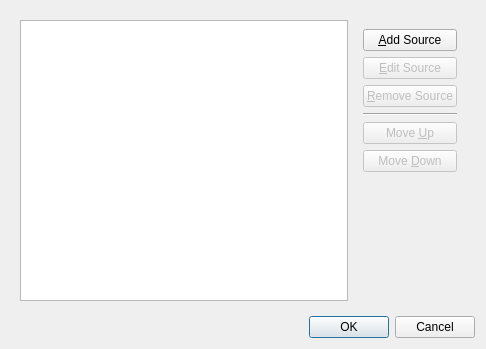
<?xml version="1.0" encoding="UTF-8"?>
<ui version="4.0">
 <class>DFFTextureSourceDialog</class>
 <widget class="QDialog" name="DFFTextureSourceDialog">
  <property name="geometry">
   <rect>
    <x>0</x>
    <y>0</y>
    <width>486</width>
    <height>349</height>
   </rect>
  </property>
  <property name="windowTitle">
   <string>Texture Sources</string>
  </property>
  <layout class="QVBoxLayout" name="verticalLayout">
   <item>
    <widget class="QWidget" name="widget" native="true">
     <layout class="QHBoxLayout" name="horizontalLayout">
      <item>
       <widget class="QListWidget" name="list">
        <property name="dragEnabled">
         <bool>true</bool>
        </property>
        <property name="dragDropMode">
         <enum>QAbstractItemView::InternalMove</enum>
        </property>
       </widget>
      </item>
      <item>
       <widget class="QWidget" name="widget_2" native="true">
        <layout class="QVBoxLayout" name="verticalLayout_2">
         <item>
          <widget class="QPushButton" name="addButton">
           <property name="text">
            <string>&amp;Add Source</string>
           </property>
          </widget>
         </item>
         <item>
          <widget class="QPushButton" name="editButton">
           <property name="enabled">
            <bool>false</bool>
           </property>
           <property name="text">
            <string>&amp;Edit Source</string>
           </property>
          </widget>
         </item>
         <item>
          <widget class="QPushButton" name="removeButton">
           <property name="enabled">
            <bool>false</bool>
           </property>
           <property name="text">
            <string>&amp;Remove Source</string>
           </property>
          </widget>
         </item>
         <item>
          <widget class="Line" name="line">
           <property name="orientation">
            <enum>Qt::Horizontal</enum>
           </property>
          </widget>
         </item>
         <item>
          <widget class="QPushButton" name="moveUpButton">
           <property name="enabled">
            <bool>false</bool>
           </property>
           <property name="text">
            <string>Move &amp;Up</string>
           </property>
          </widget>
         </item>
         <item>
          <widget class="QPushButton" name="moveDownButton">
           <property name="enabled">
            <bool>false</bool>
           </property>
           <property name="text">
            <string>Move &amp;Down</string>
           </property>
          </widget>
         </item>
         <item>
          <spacer name="verticalSpacer">
           <property name="orientation">
            <enum>Qt::Vertical</enum>
           </property>
           <property name="sizeHint" stdset="0">
            <size>
             <width>0</width>
             <height>0</height>
            </size>
           </property>
          </spacer>
         </item>
        </layout>
       </widget>
      </item>
     </layout>
    </widget>
   </item>
   <item>
    <widget class="QDialogButtonBox" name="buttonBox">
     <property name="orientation">
      <enum>Qt::Horizontal</enum>
     </property>
     <property name="standardButtons">
      <set>QDialogButtonBox::Cancel|QDialogButtonBox::Ok</set>
     </property>
    </widget>
   </item>
  </layout>
 </widget>
 <resources/>
 <connections>
  <connection>
   <sender>buttonBox</sender>
   <signal>accepted()</signal>
   <receiver>DFFTextureSourceDialog</receiver>
   <slot>accept()</slot>
   <hints>
    <hint type="sourcelabel">
     <x>248</x>
     <y>254</y>
    </hint>
    <hint type="destinationlabel">
     <x>157</x>
     <y>274</y>
    </hint>
   </hints>
  </connection>
  <connection>
   <sender>buttonBox</sender>
   <signal>rejected()</signal>
   <receiver>DFFTextureSourceDialog</receiver>
   <slot>reject()</slot>
   <hints>
    <hint type="sourcelabel">
     <x>316</x>
     <y>260</y>
    </hint>
    <hint type="destinationlabel">
     <x>286</x>
     <y>274</y>
    </hint>
   </hints>
  </connection>
 </connections>
</ui>
